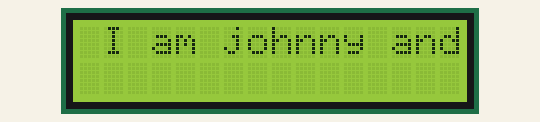
The sketch below on a simulated Arduino Uno, built with avr-gcc and run on an emulated ATmega328P. On the bench: 20×4 character LCD. Wiring (inferred from the names in the program): character LCD (HD44780): RS pin 8; E pin 10; data pin 4, pin 5, pin 6, pin 7.

Above: at 0.9 s.
At 5.07 s:
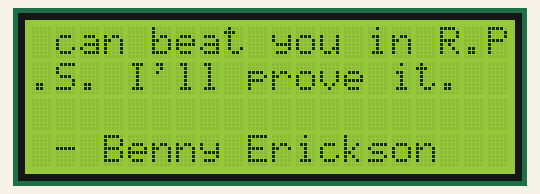
At 10.78 s:
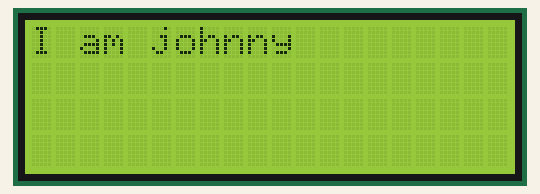
At 20.58 s:
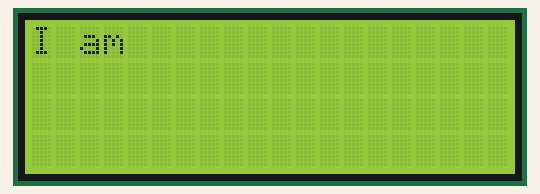
At 29.16 s:
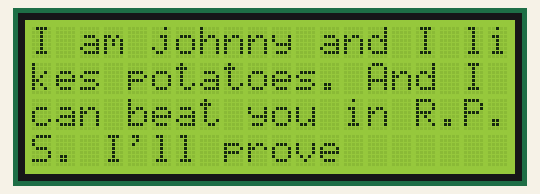
At 39.83 s:
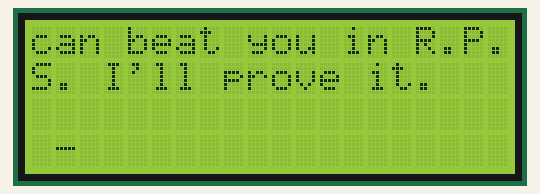

The sketch:

lcd_tester.ino
```cpp
const int
 DATA0 = 4,
 DATA1 = 5,
 DATA2 = 6,
 DATA3 = 7,
 DATA7 = 8,
 OE_   = 9,
 CP    = 10;

const byte ROWS = 4;
const byte COLS = 20;
const byte ROW_START[ROWS] = { 0x0, 0x40, 0x14, 0x54 };

//static byte ac = 0;
static byte current = 0;
static byte screen[ROWS*COLS] = {0};

byte logicalToPhysical(byte i) {
  byte row = i / COLS;
  byte col = i % COLS;
  return ROW_START[row] + col;
}

void dataIn() {
  for(int i = 0; i<4; i++) {
    pinMode(DATA0+i, INPUT);
  }

  digitalWrite(OE_, LOW);
}

void dataOut(byte d) {
  digitalWrite(OE_, HIGH);

  digitalWrite(DATA7, (d & 0x80) != 0 ? HIGH : LOW);
  digitalWrite(DATA3, (d & 0x08) != 0 ? HIGH : LOW);
  digitalWrite(DATA2, (d & 0x04) != 0 ? HIGH : LOW);
  digitalWrite(DATA1, (d & 0x02) != 0 ? HIGH : LOW);
  digitalWrite(DATA0, (d & 0x01) != 0 ? HIGH : LOW);

  for(int i = 0; i<4; i++) {
    pinMode(DATA0+i, OUTPUT);
  }
}

void initPins() {
  digitalWrite(CP, LOW);
  pinMode(CP, OUTPUT);

  digitalWrite(OE_, HIGH);
  pinMode(OE_, OUTPUT);

  digitalWrite(DATA7, LOW);
  pinMode(DATA7, OUTPUT);

  dataOut(0xFF);
}

void riseClock() {
  digitalWrite(CP, HIGH);
  digitalWrite(CP, LOW);
}

void writeHalfByte(byte rs, byte d) {
  rs = rs != 0 ? 0x80 : 0x00;
  dataOut(rs | d);
  riseClock();
}

void writeByte(byte rs, byte d) {
  rs = rs != 0 ? 0x80 : 0x00;

  dataOut(rs | ((d >> 4) & 0xF));
  riseClock();

  dataOut(rs | (d & 0xF));
  riseClock();
}

void waitWhileBusy() {
  // https://www.orientdisplay.com/wp-content/uploads/2019/10/ST7066Uv22.pdf pg 27
  // notes that there must be a 80+ us delay *before* checking the busy flag
  // even though all operations except "CLEAR" take less than 80us...
  delayMicroseconds(100);
  while(1) {
    byte busy = 0;
    dataIn();
    busy |= digitalRead(DATA3) != LOW ? 0x80 : 0x0;
    busy |= digitalRead(DATA2) != LOW ? 0x40 : 0x0;
    busy |= digitalRead(DATA1) != LOW ? 0x20 : 0x0;
    busy |= digitalRead(DATA0) != LOW ? 0x10 : 0x0;
    dataOut(0);
    dataIn();
    busy |= digitalRead(DATA3) != LOW ? 0x8 : 0x0;
    busy |= digitalRead(DATA2) != LOW ? 0x4 : 0x0;
    busy |= digitalRead(DATA1) != LOW ? 0x2 : 0x0;
    busy |= digitalRead(DATA0) != LOW ? 0x1 : 0x0;
    dataOut(0);

    if ((busy & 0x80) == 0) {
      break;
    }

    delayMicroseconds(10);
  }
}

void scrollUp() {
  current -= COLS;

  byte i;
  for (i=0; i<(ROWS-1)*COLS; i++) {
    screen[i] = screen[i+COLS];
    waitWhileBusy();
    writeByte(0, 0x80 | logicalToPhysical(i));
    waitWhileBusy();
    writeByte(1, screen[i]);
  }
  for (; i<ROWS*COLS; i++) {
    waitWhileBusy();
    writeByte(0, 0x80 | logicalToPhysical(i));
    waitWhileBusy();
    writeByte(1, ' ');
  }
}

void writeChar(char c) {
  if (c == '\n') {
    byte next = ((current/COLS) + 1)*COLS;
    while (current < next) {
      screen[current] = ' ';
      current += 1;
    }
  } else {
    screen[current] = c;
    waitWhileBusy();
    writeByte(0, 0x80 | logicalToPhysical(current));
    waitWhileBusy();
    writeByte(1,c);
    current += 1;
  }

  if (current >= ROWS*COLS) {
    scrollUp();
  }
}

void writeStr(const char *c) {
  while (*c != '\0') {
    writeChar(*c);
    c++;
    delay(50);
  }
}

void clear() {
  waitWhileBusy();
  writeByte(0,0x1);
  current = 0;
  for(byte i=0; i<ROWS*COLS; i++) screen[i] = 0;
}

static byte ch = ' ';

void writeNext() {
  writeChar(ch);
  if (ch == 0x7F) {
    ch = '\n';
  } else if (ch == '\n') {
    ch = ' ';
  } else {
    ch += 1;
  }
}

void setup() {
//  Serial.begin(1000000);

//  Serial.println("init pins");
  initPins();

  delay(50);

//  Serial.println("0x3X");
  writeHalfByte(0,3);
  delayMicroseconds(4500);

//  Serial.println("0x3X");
  writeHalfByte(0,3);
  delayMicroseconds(4500);

//  Serial.println("0x3X");
  writeHalfByte(0,3);
  delayMicroseconds(4500);

//  Serial.println("0x2");
  writeHalfByte(0,2);
  delay(1);

//  Serial.println("0x28");
  writeByte(0,0x28);
  delay(1);

//  Serial.println("0x0C");
  waitWhileBusy();
  writeByte(0,0x08 | 0x4);

//  Serial.println("0x01");
  waitWhileBusy();
  clear();

//  Serial.println("0x06");
  waitWhileBusy();
  writeByte(0,0x6);

  writeNext();
}


void loop() {
  //writeNext();
  writeStr("I am johnny and I likes potatoes. And I can beat you in R.P.S. I'll prove it.\n");
  writeStr("\n");
  writeStr(" - Benny Erickson");
  delay(100);
  clear();
}
```
